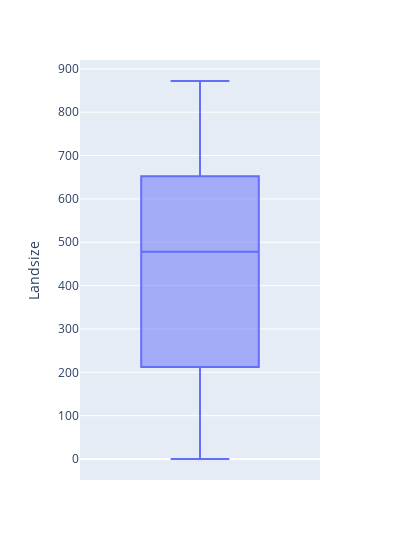

Here is the notebook cell this chart was saved with:
### Code cell
fig = px.box(df, y = 'Landsize', width = 400)
fig.show()

### Figure 1 — Plotly figure (JSON) as saved in the notebook; plotly's stock layout.template omitted (floating-point values rounded to 4 significant figures; data arrays with more than 128 entries replaced by an {"elided": "..."} marker saying what was removed)
{"data": [{"alignmentgroup": "True", "hovertemplate": "Landsize=%{y}<extra></extra>", "legendgroup": "", "marker": {"color": "#636efa"}, "name": "", "notched": false, "offsetgroup": "", "orientation": "v", "showlegend": false, "type": "box", "x0": " ", "xaxis": "x", "y": {"elided": "8887 int values"}, "y0": " ", "yaxis": "y"}], "layout": {"boxmode": "group", "legend": {"tracegroupgap": 0}, "margin": {"t": 60}, "width": 400, "xaxis": {"anchor": "y", "domain": [0, 1]}, "yaxis": {"anchor": "x", "domain": [0, 1], "title": {"text": "Landsize"}}}}
